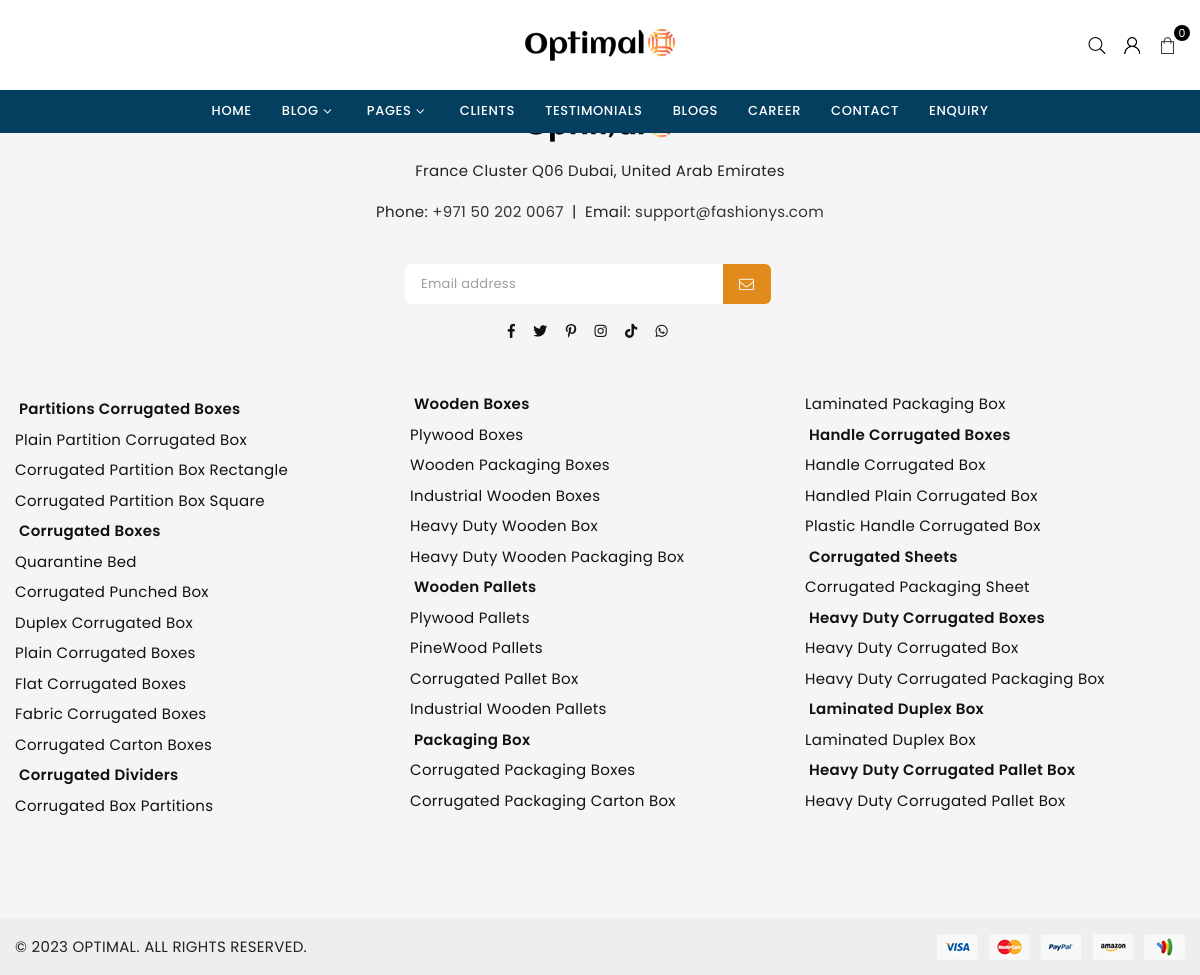
/cart11.php, run on the app's committed database.
### tables this page shows
CREATE TABLE `tbl_settings` (
  `id` int(11) NOT NULL,
  `logo` text NOT NULL,
  `favicon` text NOT NULL,
  `footer_about` text NOT NULL,
  `footer_copyright` text NOT NULL,
  `contact_address` text NOT NULL,
  `contact_email` varchar(255) NOT NULL,
  `contact_phone` varchar(255) NOT NULL,
  `contact_fax` varchar(255) DEFAULT NULL,
  `contact_map_iframe` text NOT NULL,
  `receive_email` varchar(255) NOT NULL,
  `receive_email_subject` varchar(255) NOT NULL,
  `receive_email_thank_you_message` text NOT NULL,
  `forget_password_message` text NOT NULL,
  `total_recent_post_footer` int(10) NOT NULL,
  `total_popular_post_footer` int(10) NOT NULL,
  `total_recent_post_sidebar` int(11) NOT NULL,
  `total_popular_post_sidebar` int(11) NOT NULL,
  `total_featured_product_home` int(11) NOT NULL,
  `total_latest_product_home` int(11) NOT NULL,
  `total_popular_product_home` int(11) NOT NULL,
  `meta_title_home` text NOT NULL,
  `meta_keyword_home` text NOT NULL,
  `meta_description_home` text NOT NULL,
  `banner_login` text NOT NULL,
  `banner_registration` text NOT NULL,
  `banner_forget_password` text NOT NULL,
  `banner_reset_password` text NOT NULL,
  `banner_search` text NOT NULL,
  `banner_cart` text NOT NULL,
  `banner_checkout` text NOT NULL,
  `banner_product_category` text NOT NULL,
  `banner_blog` text NOT NULL,
  `cta_title` varchar(255) NOT NULL,
  `cta_content` text NOT NULL,
  `cta_read_more_text` varchar(255) NOT NULL,
  `cta_read_more_url` text NOT NULL,
  `cta_photo` text NOT NULL,
  `featured_product_title` varchar(255) NOT NULL,
  `featured_product_subtitle` varchar(255) NOT NULL,
  `latest_product_title` varchar(255) NOT NULL,
  `latest_product_subtitle` varchar(255) NOT NULL,
  `popular_product_title` varchar(255) NOT NULL,
  `popular_product_subtitle` varchar(255) NOT NULL,
  `testimonial_title` varchar(255) NOT NULL,
  `testimonial_subtitle` varchar(255) NOT NULL,
  `testimonial_photo` text NOT NULL,
  `blog_title` varchar(255) NOT NULL,
  `blog_subtitle` varchar(255) NOT NULL,
  `newsletter_text` text NOT NULL,
  `paypal_email` varchar(255) NOT NULL,
  `stripe_public_key` varchar(255) NOT NULL,
  `stripe_secret_key` varchar(255) NOT NULL,
  `bank_detail` text NOT NULL,
  `before_head` text NOT NULL,
  `after_body` text NOT NULL,
  `before_body` text NOT NULL,
  `home_service_on_off` int(11) NOT NULL,
  `home_welcome_on_off` int(11) NOT NULL,
  `home_featured_product_on_off` int(11) NOT NULL,
  `home_latest_product_on_off` int(11) NOT NULL,
  `home_popular_product_on_off` int(11) NOT NULL,
  `home_testimonial_on_off` int(11) NOT NULL,
  `home_blog_on_off` int(11) NOT NULL,
  `newsletter_on_off` int(11) NOT NULL,
  `ads_above_welcome_on_off` int(1) NOT NULL,
  `ads_above_featured_product_on_off` int(1) NOT NULL,
  `ads_above_latest_product_on_off` int(1) NOT NULL,
  `ads_above_popular_product_on_off` int(1) NOT NULL,
  `ads_above_testimonial_on_off` int(1) NOT NULL,
  `ads_category_sidebar_on_off` int(1) NOT NULL
);

CREATE TABLE `tbl_top_category` (
  `tcat_id` int(11) NOT NULL,
  `tcat_name` varchar(255) NOT NULL,
  `tcat_slug` varchar(255) NOT NULL,
  `show_on_menu` int(1) NOT NULL
);

CREATE TABLE `tbl_product` (
  `p_id` int(11) NOT NULL,
  `p_name` varchar(255) NOT NULL,
  `p_slug` varchar(255) NOT NULL,
  `p_old_price` varchar(10) NOT NULL,
  `p_current_price` varchar(10) NOT NULL,
  `p_qty` int(10) NOT NULL,
  `p_featured_photo` varchar(255) NOT NULL,
  `p_description` text NOT NULL,
  `p_short_description` text NOT NULL,
  `p_total_view` int(11) NOT NULL,
  `p_is_featured` int(1) NOT NULL,
  `p_is_active` int(1) NOT NULL,
  `tcat_id` int(11) NOT NULL
);

### cart11.php (the view, shortened to what this page needs)
<?php require_once('_header.php');
?>
<?php
$statement = $pdo->prepare("SELECT * FROM tbl_settings WHERE id=1");
$statement->execute();
$result = $statement->fetchAll(PDO::FETCH_ASSOC);
foreach ($result as $row) {
    $banner_cart = $row['banner_cart'];
}
?>
<div class="page-banner" style="background-image: url(assets/uploads/<?php echo $banner_cart; ?>)">
    <div class="page-banner-inner">
        <h1><?php echo LANG_VALUE_18; ?></h1>
    </div>
</div>
<div class="page">
	<div class="container">
		<div class="row">
			<div class="col-md-12">
			</div>
		</div>
	</div>
</div>
<?php require_once('_footer.php'); ?>

### _header.php (shortened to what this page needs)
<?php
include("admin/inc/config.php");
$statement = $pdo->prepare("SELECT * FROM tbl_settings WHERE id=1");
$statement->execute();
$result = $statement->fetchAll(PDO::FETCH_ASSOC);
foreach ($result as $row) {
	$logo = $row['logo'];
	$contact_email = $row['contact_email'];
	$contact_phone = $row['contact_phone'];
	$contact_address = $row['contact_address'];
}
?>
<!DOCTYPE html>
<html lang="en">
<head>
	<link rel="stylesheet" href="<?php echo BASE_URL; ?>assets/css/plugins.css" />
	<link rel="stylesheet" href="<?php echo BASE_URL; ?>assets/css/style.css" />
	<link rel="stylesheet" href="<?php echo BASE_URL; ?>assets/css/responsive.css" />
</head>
<body class="template-index index-demo1 template-product product-layout1">
	<div class="page-wrapper">
		<div id="header" class="header header-1">
			<div class="header-main">
				<header class="header-wrap container d-flex align-items-center">
					<div class="row g-0 align-items-center w-100">
						<div class="col-6 col-sm-6 col-md-6 col-lg-2 d-flex">
							<div class="logo mx-lg-auto">
								<a href="index.php"><img class="logo-img" src="assets/uploads/<?php echo $logo; ?>"
										alt="Company Name " title="Company Name " /></a>
							</div>
						</div>
						<div class="col-6 col-sm-6 col-md-6 col-lg-5 icons-col text-right d-flex justify-content-end">
							<div class="site-search iconset">
								<i class="icon an an-search-l"></i><span class="tooltip-label">Search</span>
							</div>
							<div class="user-link iconset">
								<i class="icon an an-user-expand"></i><span class="tooltip-label">Account</span>
							</div>
							<div class="header-cart iconset">
								<a href="cartphp" class="site-header__cart btn-minicart">
									<i class="icon an an-sq-bag"></i>
									<span
										class="site-cart-count counter d-flex-center justify-content-center position-absolute translate-middle rounded-circle">
										<?php
										$table_total_price = 0;
										$total_products = 0;
										if (isset($_SESSION['cart_p_id'])) {
											foreach ($_SESSION['cart_p_id'] as $key => $product_id) {
												$quantity = $_SESSION['cart_p_qty'][$key] ?? 0;
												$price = $_SESSION['cart_p_current_price'][$key] ?? 0;
												$table_total_price += $price * $quantity;
												$total_products++;
											}
											echo $total_products;
										} else {
											echo "0";
										}
										?>
									</span>
								</a>
							</div>
						</div>
					</div>
				</header>
				<div class="menu-outer">
					<nav class="container">
						<div class="row">
							<div class="col-1 col-sm-12 col-md-12 col-lg-12 align-self-center d-menu-col">
								<nav class="grid__item" id="AccessibleNav">
									<ul id="siteNav" class="site-nav medium center hidearrow">
										<li class="lvl1 parent"> <a href="/">Home </a> </li>
										<li class="lvl1 parent dropdown">
											<a href="#;">Blog <i class="an an-angle-down-l"></i></a>
										</li>
										<li class="lvl1 parent dropdown">
											<a href="#;">Pages <i class="an an-angle-down-l"></i></a>
												<?php
												$statement = $pdo->prepare("SELECT * FROM tbl_top_category WHERE show_on_menu=1");
												$statement->execute();
												$result = $statement->fetchAll(PDO::FETCH_ASSOC);
													?>
										</li>
										<li class="lvl1 parent"> <a href="#;">Clients </a> </li>
										<li class="lvl1 parent"> <a href="#;">Testimonials </a> </li>
										<li class="lvl1 parent"> <a href="#;">Blogs </a> </li>
										<li class="lvl1 parent"> <a href="#;">Career </a> </li>
										<li class="lvl1 parent"> <a href="#;">Contact </a> </li>
										<li class="lvl1 parent"> <a href="#;">Enquiry </a> </li>
									</ul>
								</nav>
							</div>
						</div>
					</nav>
				</div>
			</div>
		</div>
						<?php
						$statement = $pdo->prepare("SELECT * FROM tbl_top_category WHERE show_on_menu=1");
						$statement->execute();
						$result = $statement->fetchAll(PDO::FETCH_ASSOC);
						foreach ($result as $row) {
							?>
									<?php
									$statement1 = $pdo->prepare("SELECT * FROM tbl_product WHERE tcat_id=?");
									$statement1->execute(array($row['tcat_id']));
									$result1 = $statement1->fetchAll(PDO::FETCH_ASSOC);
										?>
							<?php
						}
						?>

### _footer.php (shortened to what this page needs)
<div class="footer footer-1">
    <div class="footer-top clearfix">
        <div class="container">
            <div class="row">
                <div class="col-12 col-sm-12 col-md-12 col-lg-12 text-center about-col mb-4">
                    <p><?php echo $contact_address; ?></p>
                    <p class="mb-0 mb-md-3">
                        Phone: <a href="tel:<?php echo $contact_phone; ?>"><?php echo $contact_phone; ?></a>
                        <span class="mx-1">|</span> Email:
                        <a href="mailto:<?php echo $contact_email; ?>"><?php echo $contact_email; ?></a>
                    </p>
                </div>
                <div class="row text-center justify-content-center">
                    <div class="col-12 col-sm-12 col-md-12 col-lg-4 newsletter-col text-center">
                        <div class="display-table pt-md-3 pt-lg-0">
                            <div class="display-table-cell footer-newsletter">
                                <form action="#" method="post">
                                    <div class="input-group">
                                        <input type="email"
                                            class="brounded-start input-group__field newsletter-input mb-0" name="EMAIL"
                                            value="" placeholder="Email address" required />
                                        <span class="input-group__btn">
                                            <button type="submit" class="btn newsletter__submit rounded-end"
                                                name="commit" id="Subscribe">
                                                <i class="an an-envelope-l"></i>
                                            </button>
                                        </span>
                                    </div>
                                </form>
                            </div>
                        </div>
                        <ul class="list-inline social-icons mt-3 pt-1 justify-content-center">
                            <li class="list-inline-item">
                                <a href="#" data-bs-toggle="tooltip" data-bs-placement="top" title="Facebook"><i
                                        class="an an-facebook" aria-hidden="true"></i></a>
                            </li>
                            <li class="list-inline-item">
                                <a href="#" data-bs-toggle="tooltip" data-bs-placement="top" title="Twitter"><i
                                        class="an an-twitter" aria-hidden="true"></i></a>
                            </li>
                            <li class="list-inline-item">
                                <a href="#" data-bs-toggle="tooltip" data-bs-placement="top" title="Pinterest"><i
                                        class="an an-pinterest-p" aria-hidden="true"></i></a>
                            </li>
                            <li class="list-inline-item">
                                <a href="#" data-bs-toggle="tooltip" data-bs-placement="top" title="Instagram"><i
                                        class="an an-instagram" aria-hidden="true"></i></a>
                            </li>
                            <li class="list-inline-item">
                                <a href="#" data-bs-toggle="tooltip" data-bs-placement="top" title="TikTok"><i
                                        class="an an-tiktok" aria-hidden="true"></i></a>
                            </li>
                            <li class="list-inline-item">
                                <a href="#" data-bs-toggle="tooltip" data-bs-placement="top" title="Whatsapp"><i
                                        class="an an-whatsapp" aria-hidden="true"></i></a>
                            </li>
                        </ul>
                    </div>
                </div>
            </div>
            <div class="row">
                <div class="col-12 col-sm-12 col-md-12 col-lg-12 footer-links py-5">
                    <ul class="" aria-labelledby="menu-4">
                        <li class="row">
                            <ul class="col footer-products">
                                <?php
                                $statement = $pdo->prepare("SELECT * FROM tbl_top_category WHERE show_on_menu=1");
                                $statement->execute();
                                $result = $statement->fetchAll(PDO::FETCH_ASSOC);
                                foreach ($result as $row) {
                                    ?>
                                    <li>
                                        <a class="lead-ft-name" href="#">
                                            <?php echo $row['tcat_name']; ?>
                                        </a>
                                        <ul class="col">
                                            <?php
                                            $statement1 = $pdo->prepare("SELECT * FROM tbl_product WHERE tcat_id=?");
                                            $statement1->execute(array($row['tcat_id']));
                                            $result1 = $statement1->fetchAll(PDO::FETCH_ASSOC);
                                            foreach ($result1 as $row1) {
                                                ?>
                                                <li><a class=""
                                                        href="<?php echo $row1['p_slug']; ?>"><?php echo $row1['p_name']; ?></a>
                                                </li>
                                                <?php
                                            }
                                            ?>
                                        </ul>
                                    </li>
                                    <?php
                                }
                                ?>
                            </ul>
                        </li>
                    </ul>
                </div>
            </div>
        </div>
    </div>
    <div class="footer-bottom clearfix">
        <div class="container">
            <div class="d-flex-center flex-column justify-content-md-between flex-md-row-reverse">
                <img src="assets/images/payment.png" alt="Paypal Visa Payments" />
                <div class="copytext text-uppercase">
                    &copy; 2023 Optimal. All Rights Reserved.
                </div>
            </div>
        </div>
    </div>
</div>
</div>
</body>
</html>

### _footer.php (style rules this page uses)
.lead-ft-name { font-weight: 600; }

### data on the page
tbl_settings: logo (picture), contact_address "France Cluster Q06 Dubai, United Arab Emirates", contact_phone "+971 50 202 0067", contact_email "support@fashionys.com"
tbl_top_category: tcat_name "Partitions Corrugated Boxes"
tbl_product: p_name "Plain Partition Corrugated Box"
tbl_product: p_name "Corrugated Partition Box Rectangle"
tbl_product: p_name "Corrugated Partition Box Square"
tbl_top_category: tcat_name "Corrugated Boxes"
tbl_product: p_name "Quarantine Bed"
tbl_product: p_name "Corrugated Punched Box"
tbl_product: p_name "Duplex Corrugated Box"
tbl_product: p_name "Plain Corrugated Boxes"
tbl_product: p_name "Flat Corrugated Boxes"
tbl_product: p_name "Fabric Corrugated Boxes"
tbl_product: p_name "Corrugated Carton Boxes"
tbl_top_category: tcat_name "Corrugated Dividers"
tbl_product: p_name "Corrugated Box Partitions"
tbl_top_category: tcat_name "Wooden Boxes"
tbl_product: p_name "Plywood Boxes"
tbl_product: p_name "Wooden Packaging Boxes"
tbl_product: p_name "Industrial Wooden Boxes"
tbl_product: p_name "Heavy Duty Wooden Box"
tbl_product: p_name "Heavy Duty Wooden Packaging Box"
tbl_top_category: tcat_name "Wooden Pallets"
tbl_product: p_name "Plywood Pallets"
tbl_product: p_name "PineWood Pallets"
tbl_product: p_name "Corrugated Pallet Box"
tbl_product: p_name "Industrial Wooden Pallets"
tbl_top_category: tcat_name "Packaging Box"
tbl_product: p_name "Corrugated Packaging Boxes"
tbl_product: p_name "Corrugated Packaging Carton Box"
tbl_product: p_name "Laminated Packaging Box"
tbl_top_category: tcat_name "Handle Corrugated Boxes"
tbl_product: p_name "Handle Corrugated Box"
tbl_product: p_name "Handled Plain Corrugated Box"
tbl_product: p_name "Plastic Handle Corrugated Box"
tbl_top_category: tcat_name "Corrugated Sheets"
tbl_product: p_name "Corrugated Packaging Sheet"
tbl_top_category: tcat_name "Heavy Duty Corrugated Boxes"
tbl_product: p_name "Heavy Duty Corrugated Box"
tbl_product: p_name "Heavy Duty Corrugated Packaging Box"
tbl_top_category: tcat_name "Laminated Duplex Box"
tbl_product: p_name "Laminated Duplex Box"
tbl_top_category: tcat_name "Heavy Duty Corrugated Pallet Box"
tbl_product: p_name "Heavy Duty Corrugated Pallet Box"
